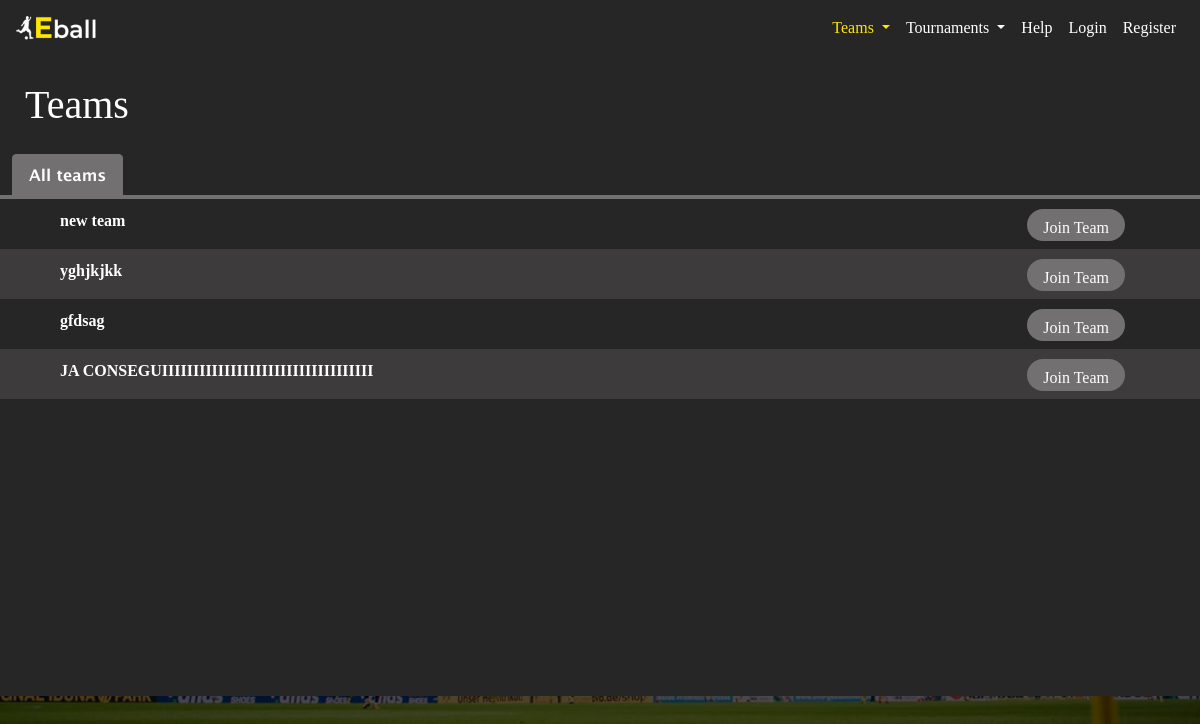
Page /teams_list/ on the earlier database version.
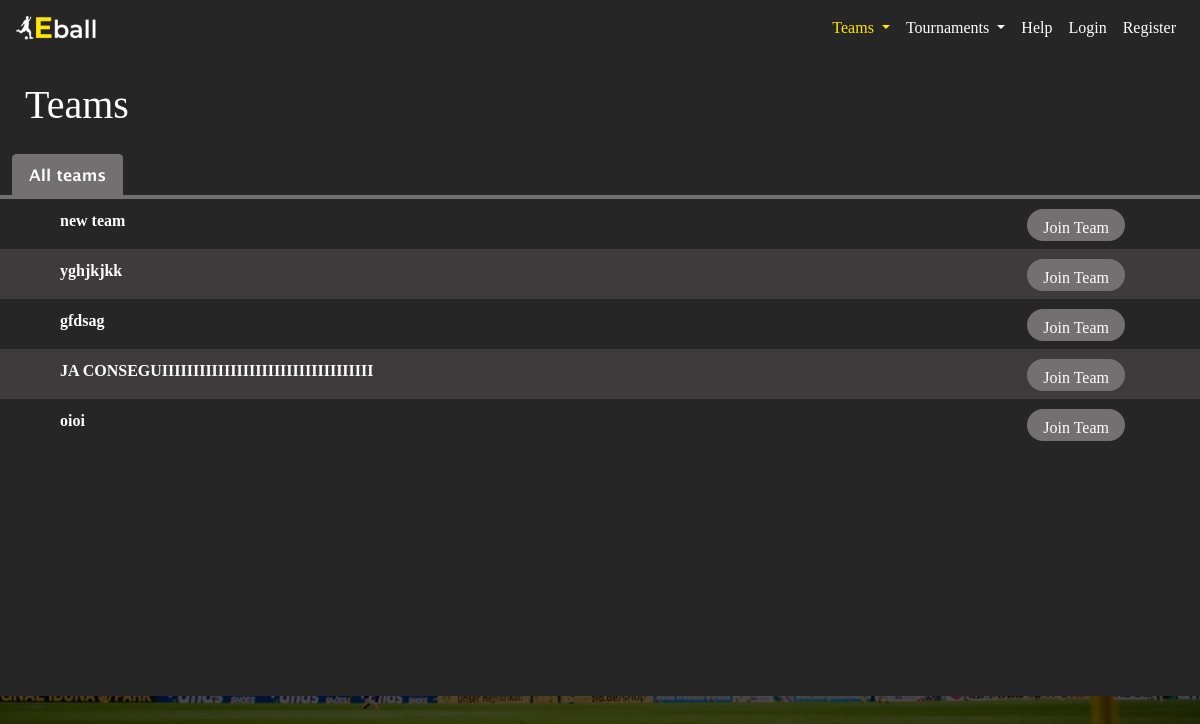
Same page on the later database version.
### appEball/models.py (models this page shows, shortened)
class Team(models.Model):
        name=models.CharField(max_length=100, blank=False)
        tactic=models.CharField(choices=tacticChoice,max_length=100,default= None)
        REQUIRED_FIELDS = ['name','tactic']
        class Meta:
            db_table = 'Team'
            verbose_name = 'Team'
            verbose_name_plural = 'Teams'

### appEball/views.py (the view, shortened to what this page needs)
# urls.py: path('teams_list/', views.teams_list.as_view(), name='teams_list'),
class teams_list(View):
    form_class = TeamCreationForm
    template_name = 'appEball/teams_list.html'
    def get(self, request):
        allTeamsFilter=list(Team.objects.all())
        allTeams=list()
        for i in range(len(allTeamsFilter)):
            if(i%2==0):
                allTeams.append(["row2",allTeamsFilter[i]])
            else:
                allTeams.append(["row1",allTeamsFilter[i]])
        return render(request, 'appEball/teams_list.html', {'allTeams':allTeams,'tactics':TeamCreationForm.tacticChoice})

### appEball/templates/appEball/teams_list.html (shortened to what this page needs)
{% extends 'appEball/base_with_grey_background.html' %}
{% load static %}
{% block css %}
    <link rel="stylesheet" type="text/css" href="{% static 'appEball/css/teams_list.css' %}">
{% endblock %}
{% block title %}
    Teams
{% endblock %}
{% block content2 %}
    <div class="content" id="tabsContent">
        <ul class="nav nav-tabs border-0" id="myTab" role="tablist">
            <li class="nav-item">
                <a class="nav-link active" id="all-tab" data-toggle="tab" href="#all" role="tab" >All teams</a>
            </li>
        </ul>
        <div class="tab-content" id="myTabContent">
            <div class="tab-pane fade show active border border-1" id="all" role="tabpanel" aria-labelledby="all-tab">
                {% for t in allTeams %}
                    <div class="row" id="{{ t.0 }}">
                        <div class="col-sm-5">
                            <p class="userLabel line"><b>{{ t.1.name }}</b></p>
                        </div>
                        <div class="col">
                            <a class="btn rounded-pill"  href="" id='pageBtn'>Join Team</a>
                        </div>
                    </div>
                {% endfor %}
            </div>
        </div>
    </div>
{% endblock %}

Differences in the rows shown:
added Team: name "oioi"
